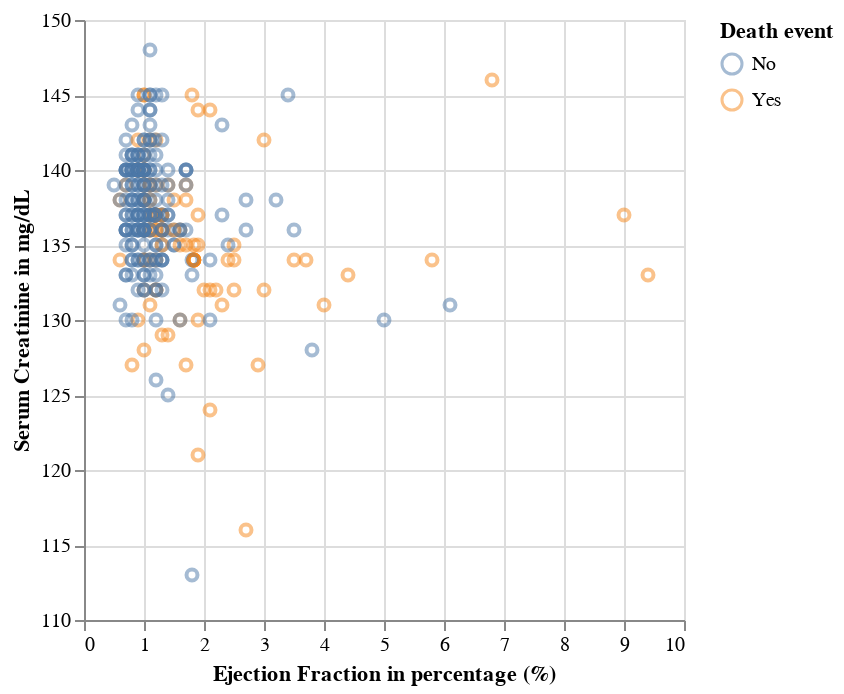

Write notebook code for a chart like this one.
### Markdown cell above
Below is a chart that visualizes the relationship between Ejection Fraction and Serum Creatinine and how they both relate to the death event.

### Code cell
plot = alt.Chart(data).mark_point(opacity = 0.5).encode(
    x = alt.X('serum_creatinine', title = "Ejection Fraction in percentage (%)"),
    y = alt.Y('serum_sodium', title = "Serum Creatinine in mg/dL").scale(zero=False),
     color = alt.Color('death_event', title = 'Death event')
)
plot

### Figure 1 — Vega-Lite specification as saved in the notebook (floating-point values rounded to 4 significant figures; data arrays with more than 128 entries replaced by an {"elided": "..."} marker saying what was removed)
{"config": {"view": {"continuousWidth": 300, "continuousHeight": 300}}, "data": {"name": "data-722bc695a583bbfced7df992e25c6801"}, "mark": {"type": "point", "opacity": 0.5}, "encoding": {"color": {"field": "death_event", "title": "Death event", "type": "nominal"}, "x": {"field": "serum_creatinine", "title": "Ejection Fraction in percentage (%)", "type": "quantitative"}, "y": {"field": "serum_sodium", "scale": {"zero": false}, "title": "Serum Creatinine in mg/dL", "type": "quantitative"}}, "$schema": "https://vega.github.io/schema/vega-lite/v5.16.3.json", "datasets": {"data-722bc695a583bbfced7df992e25c6801": {"elided": "299 records"}}}
